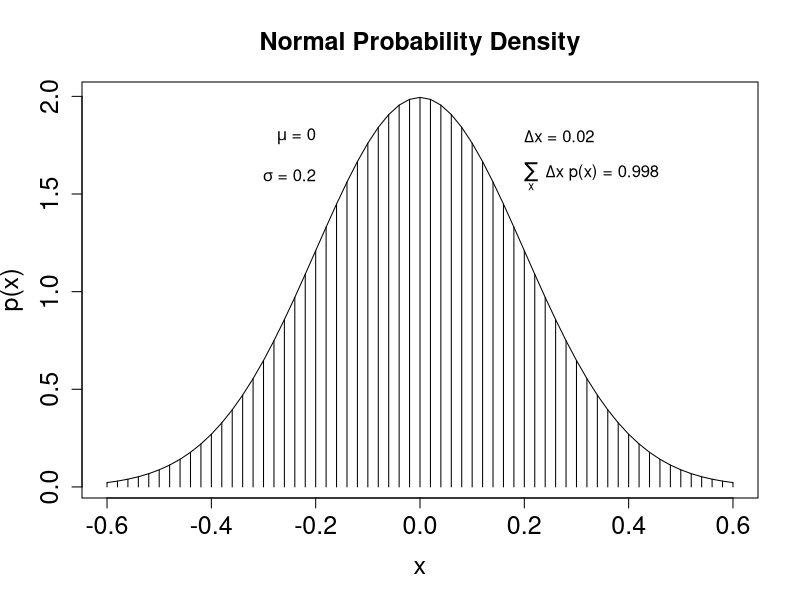

This chart was generated by the following R code:
#!/usr/bin/env Rscript
# -*- mode: R -*-

#------------------------------------------------------------------------
# Define parameters of the Gaussian
#------------------------------------------------------------------------

gaus_mean  = 0.0
gaus_sigma = 0.2

#------------------------------------------------------------------------
# Define information about the plot
#------------------------------------------------------------------------

xaxis_low  = gaus_mean - ( 3.0 * gaus_sigma )
xaxis_high = gaus_mean + ( 3.0 * gaus_sigma )

#------------------------------------------------------------------------
# How thin will the areas that you divide the plot into be?
#------------------------------------------------------------------------

dx = 0.02

#------------------------------------------------------------------------
# Define the plot divisions (x-axis)
#------------------------------------------------------------------------

x = seq ( from = xaxis_low, to = xaxis_high, by = dx )

#------------------------------------------------------------------------
# Define the y-axis, "y"
# "y" is actually a sequence based on x
# Note that R knows about sqrt and exp functions
# Note that R knows about pi constant
#------------------------------------------------------------------------

y = ( 1.0 / ( gaus_sigma * sqrt(2*pi))) * exp( -0.5 * ((x-gaus_mean)/gaus_sigma)^2 )

# This would work too:
# y = dnorm(x, mean = gaus_mean, sd = gaus_sigma)

#------------------------------------------------------------------------
# Plot the function as a histogram
# type="h" means draw vertical lines
# lwd means "line width"
#------------------------------------------------------------------------

pdf("plots/plot_normal.pdf")

plot( x, y, type="h", lwd=1, cex.axis=1.5,
     xlab="x", ylab="p(x)" , cex.lab=1.5,
     main="Normal Probability Density", cex.main=1.5)

#------------------------------------------------------------------------
# Draw the smooth bell curve too
#------------------------------------------------------------------------

lines(x, y)

#------------------------------------------------------------------------
# We can approximate the area of the integral using the rectangular method
# Note that we are doing multiple steps here:
# 1. Making a new sequence where every value of "y" is multiplied by the scalar "dx"
# 2. Taking the sum of every entry in that new sequence
#------------------------------------------------------------------------

area = sum(dx * y)

#------------------------------------------------------------------------
# Paste that info onto the graph
# Note new function "max"
#------------------------------------------------------------------------

text( -gaus_sigma, 0.9 * max(y), bquote(paste(mu   , " = " , .(gaus_mean ))), adj = c(1,0.5))
text( -gaus_sigma, 0.8 * max(y), bquote(paste(sigma, " = " , .(gaus_sigma))), adj = c(1,0.5))
text(  gaus_sigma, 0.9 * max(y), bquote(paste(Delta, "x = ", .(dx        ))), adj = c(0,0.5))
text(  gaus_sigma, 0.8 * max(y), bquote(paste(sum(,x,), " ", Delta, "x p(x) = ", .(signif(area,3)))), adj = c(0,0.5))

#------------------------------------------------------------------------
# Turn the graphics off
#------------------------------------------------------------------------

graphics.off()
